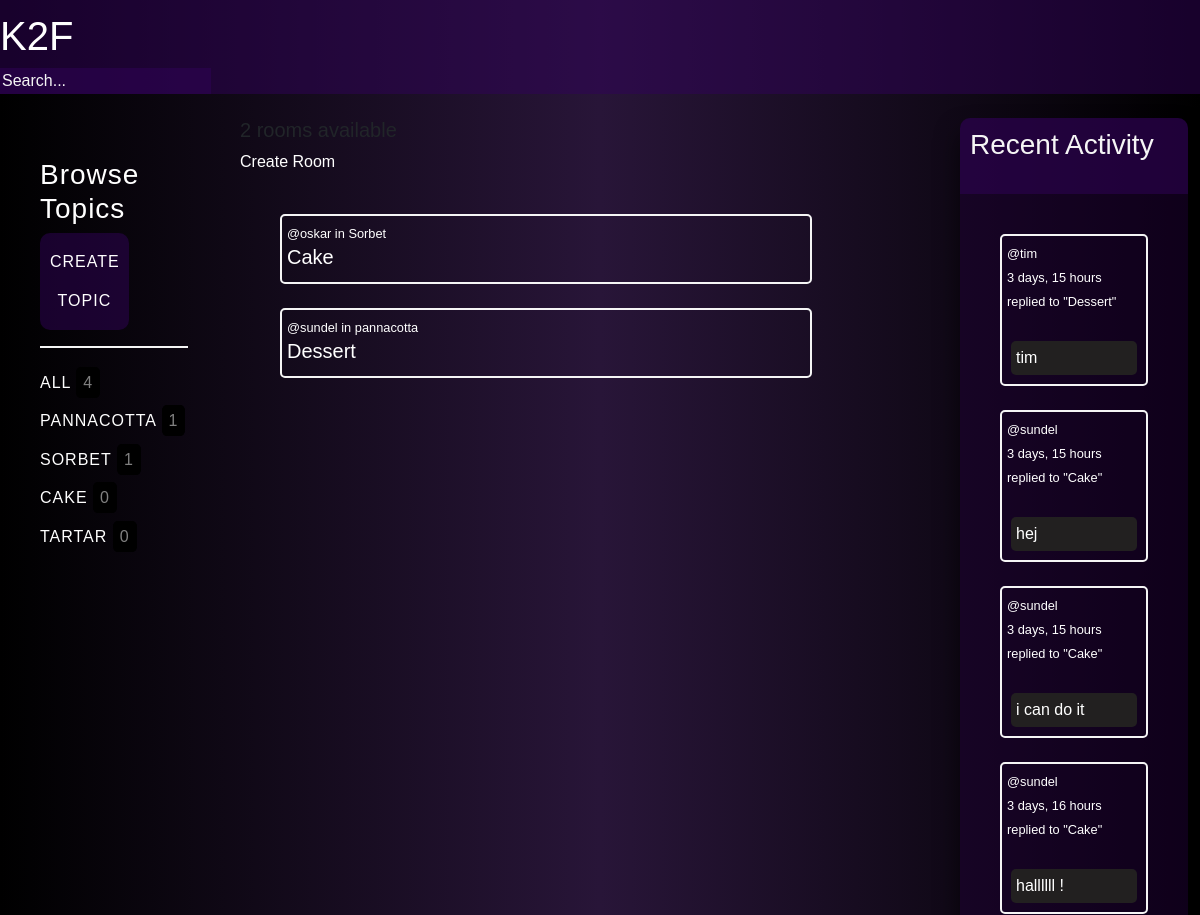
The app's page /home (upper part), older data.
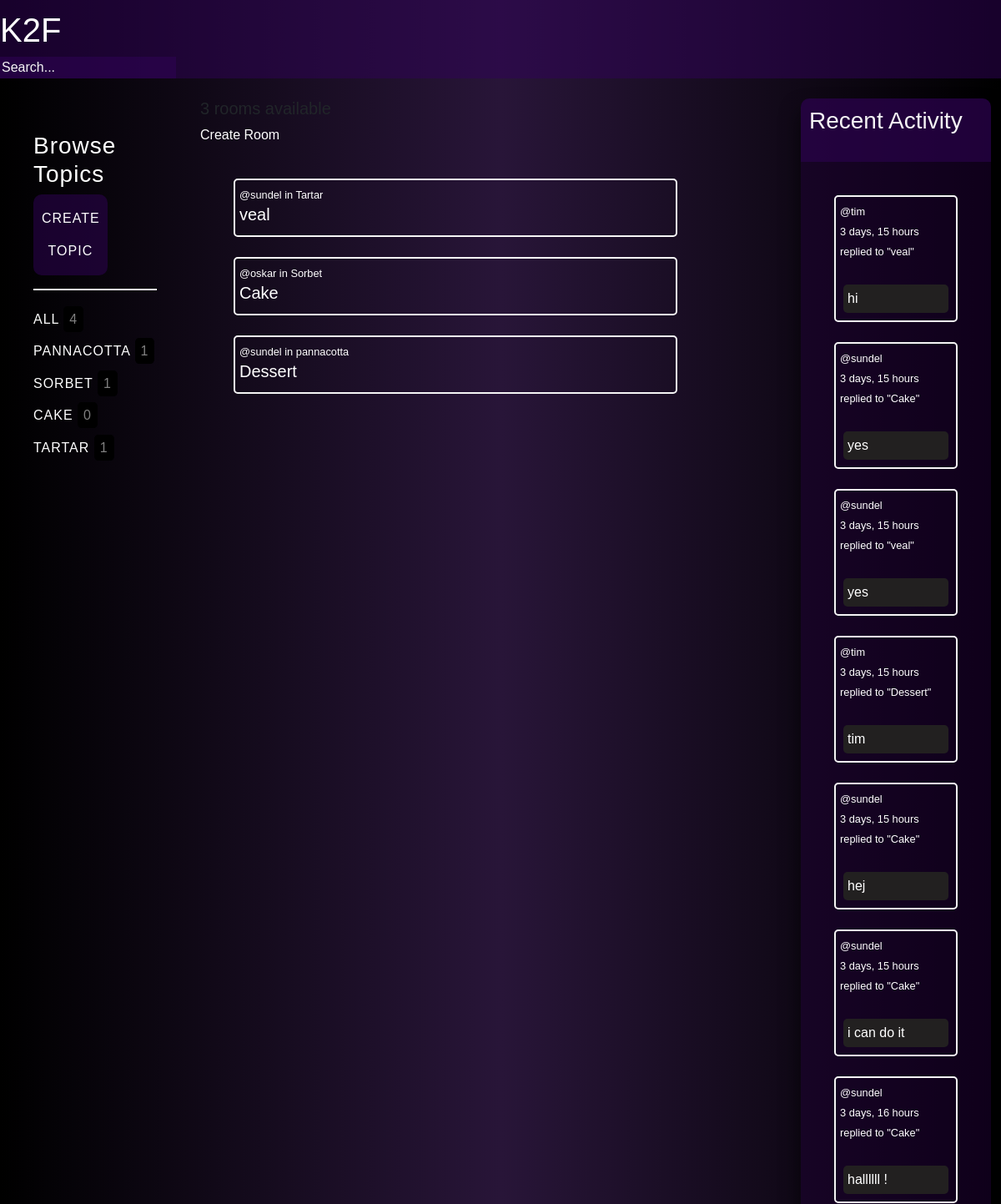
The same page, newer data.
### base/models.py (models this page shows, shortened)
class Topic(models.Model):
    name = models.CharField(max_length=200)

class Room(models.Model):
    host = models.ForeignKey(User, on_delete=models.SET_NULL, null=True)
    topic = models.ForeignKey(Topic, on_delete=models.SET_NULL, null=True)
    name = models.CharField(max_length=200)
    description = models.TextField(null=True, blank=True)
    participants = models.ManyToManyField(User, related_name='participants', blank=True)
    updated = models.DateTimeField(auto_now=True)
    created = models.DateTimeField(auto_now_add=True)
    class Meta:
        ordering = ['-updated', '-created']
    def __str__(self):
        return self.name

class Message(models.Model):
    user = models.ForeignKey(User, on_delete=models.CASCADE)
    room = models.ForeignKey(Room, on_delete=models.CASCADE)
    body = models.TextField()
    updated = models.DateTimeField(auto_now=True)
    created = models.DateTimeField(auto_now_add=True)
    class Meta:
        ordering = ['-updated', '-created']
    def __str__(self):
        return self.body[0:50]

### base/views.py (the view)
# urls.py: path('home', views.home, name='home'),
def home(request):
    q = request.GET.get('q') if request.GET.get('q') != None else ''
    rooms = Room.objects.filter(Q(topic__name__icontains=q) |
                                Q(name__icontains=q) |
                                Q(description__icontains=q)
                                )
    topics = Topic.objects.all()
    room_count = rooms.count()
    room_messages = Message.objects.filter(Q(room__topic__name__icontains=q))
    context = {'rooms': rooms, 'topics': topics,
               'room_count': room_count, 'room_messages': room_messages}
    return render(request, 'base/home.html', context)

### base/templates/base/home.html (shortened to what this page needs)
{% extends "base.html" %}
{% load static %}
{% block content %}
<div class="home-container">
    <div>
        {% include 'base/topics_component.html' %}
    </div>
    <div>
        <div>
            <h5>{{room_count}} rooms available</h5><a href="{% url 'create-room'%}">Create Room</a>
        </div>
        {% include 'base/feed_component.html' %}
    </div>
    <div class="">
        {% include 'base/activity_component.html' %}
    </div>
</div>
{% endblock %}

### base/templates/base/topics_component.html
<div class="topic-feed">
    <h3>Browse Topics</h3>
    <div class="create-btn">
        <a href="{% url 'create-topic' %}">Create topic</a>
    </div>
    <hr>
    <div>
        <a href="{% url 'home' %}">All <span>{{topics.count}}</span></a>
    </div>
    {% for topic in topics %}
    <div>
        <a href="{% url 'home' %}?q={{topic.name}}">{{topic.name}} <span>{{topic.room_set.all.count}}</span></a>
    </div>
    {% endfor %}
</div>

### base/templates/base/feed_component.html (shortened to what this page needs)
<div class="feed-feed">
    {% for room in rooms %}
    <div class="feed-wrapper">
        <small><a href="{% url 'user-profile' room.host.id %}">@{{room.host.username}}</a></small><small> in {{ room.topic.name }}</small>
        <h5><a href="{% url 'room' room.id %}">{{room.name}}</a></h5>
    </div>
    <br>
    {% endfor %}
</div>

### base/templates/base/activity_component.html (shortened to what this page needs)
<div class="activity-feed">
    <div class="activity-feed-header">
        <h3 >Recent Activity</h3>
        <br>
    </div>
    <div class="comment-fieald-wrapper">
        {% for message in room_messages %}
        <div class="comment-wrapper">
            <small><a href="{% url 'user-profile' message.user.id %}">@{{message.user}}</a>
            </small>
            <br>
            <small>{{message.created|timesince}}</small>
            <br>
            <small>replied to "{{message.room}}"</small>
            <br>
            <br>
            <p class="comment-field">{{message}}</p>
        </div>
        <br>
        {% endfor %}
    </div>
</div>

Row changes from the older to the newer data that the page shows:
computed for Topic "TARTAR": room_set.all.count "0" → "1"
added Room: host.username "sundel", topic.name "Tartar", name "veal"
added Message: user "tim", created "3 days, 15 hours", room "veal", body "hi"
added Message: user "sundel", created "3 days, 15 hours", room "Cake", body "yes"
added Message: user "sundel", created "3 days, 15 hours", room "veal", body "yes"
Text that changed along with them:
{{ room_count }}: "2" → "3"
